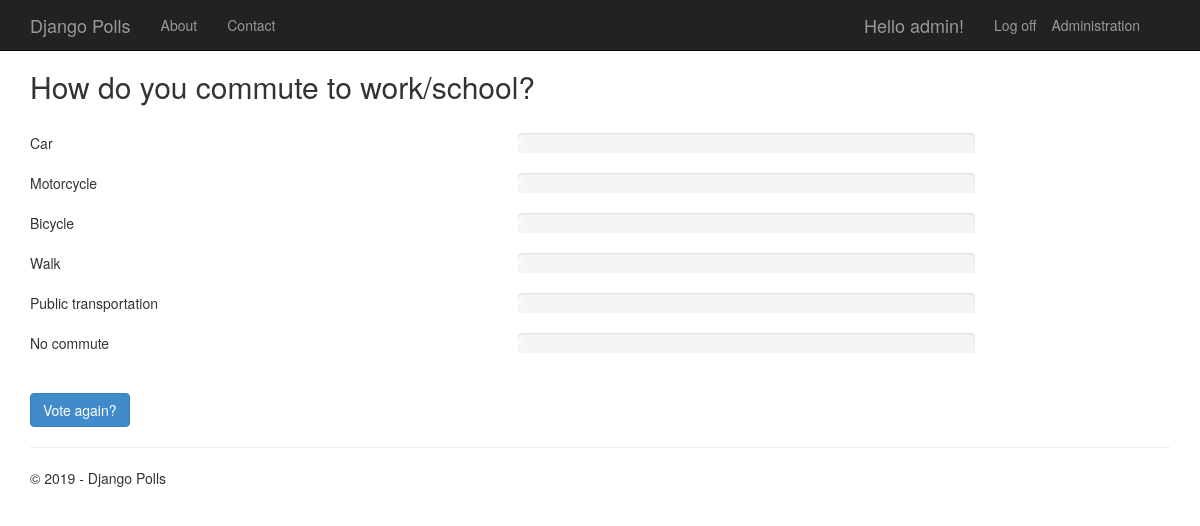
The app's page /8/results/ (signed in) with its own data.
### app/models.py (models this page shows, shortened)
class Poll(models.Model):
    text = models.CharField(max_length=200)
    pub_date = models.DateTimeField('date published')
    author = models.CharField(max_length=100, blank=True)
    def total_votes(self):
        return self.choice_set.aggregate(Sum('votes'))['votes__sum']

class Choice(models.Model):
    poll = models.ForeignKey(Poll)
    text = models.CharField(max_length=200)
    votes = models.IntegerField(default=0)
    def votes_percentage(self):
        total = self.poll.total_votes()
        return self.votes / float(total) * 100 if total > 0 else 0

### app/views.py (the view)
class PollResultsView(DetailView):
    model = Poll
    def get_context_data(self, **kwargs):
        context = super(PollResultsView, self).get_context_data(**kwargs)
        context['title'] = 'Results'
        context['year'] = datetime.now().year
        return context

### app/templates/app/results.html (shortened to what this page needs)
{% extends "app/layout.html" %}
{% block content %}
<h2>{{ poll.text }}</h2>
<br />
{% for choice in poll.choice_set.all %}
<div class="row">
    <div class="col-sm-5">{{choice.text}}</div>
    <div class="col-sm-5">
        <div class="progress">
        </div>
    </div>
</div>
{% endfor %}
<br />
<a class="btn btn-primary" href="{% url 'app:detail' poll.id %}">Vote again?</a>
{% endblock %}

### app/templates/app/loginpartial.html (shortened to what this page needs)
<ul class="nav navbar-nav navbar-right">
    <li><a href="/admin">Administration</a></li>
</ul>
{% if user.is_authenticated %}
<form id="logoutForm" action="/logout" method="post" class="navbar-right">
    <ul class="nav navbar-nav navbar-right">
        <li><span class="navbar-brand">Hello {{ user.username }}!</span></li>
        <li><a href="javascript:document.getElementById('logoutForm').submit()">Log off</a></li>
    </ul>
</form>
{% else %}
<ul class="nav navbar-nav navbar-right">
    <li><a href="{% url 'login' %}">Log in</a></li>
</ul>
{% endif %}

### app/static/app/content/site.css (style rules this page uses)
body { padding-top: 50px; padding-bottom: 20px; }

### records on screen
Poll: text "How do you commute to work/school?"
Choice: text "Car"
Choice: text "Motorcycle"
Choice: text "Bicycle"
Choice: text "Walk"
Choice: text "Public transportation"
Choice: text "No commute"

### other values on screen
{{ user.username }} "admin"
{{ year }} "2019"
